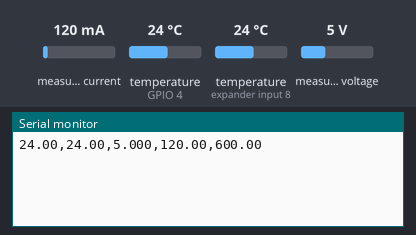
The sketch below on a simulated ESP32. Parts: the last lines printed to the serial monitor. The inputs (shaded band) are chosen by the test bench; at power-on: measured current 120 mA, temperature (sensors on GPIO 4, expander input 8) 24 °C, measured voltage 5 V.

Above: at 1.5 s.
1.6 s: measured current set to 40 mA
3.1 s: temperature (sensor on GPIO 4) set to 12 °C
At 4.4 s:
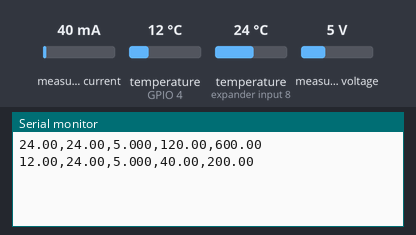
4.6 s: temperature (sensor on expander input 8) set to 12 °C
6.1 s: measured voltage set to 0.3 V
At 7.3 s:
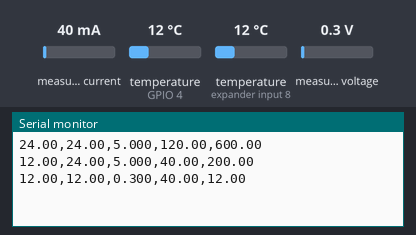
7.6 s: temperature (sensor on GPIO 4) set to 19 °C
9.1 s: temperature (sensor on expander input 8) set to 19 °C
At 10.0 s:
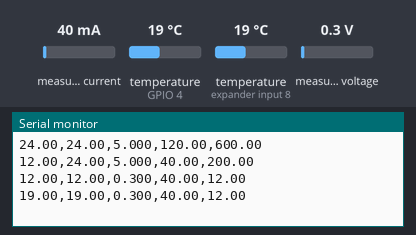
Timing chart, 0 to 11.6 s (numbered marks = the images above; inputs shaded):
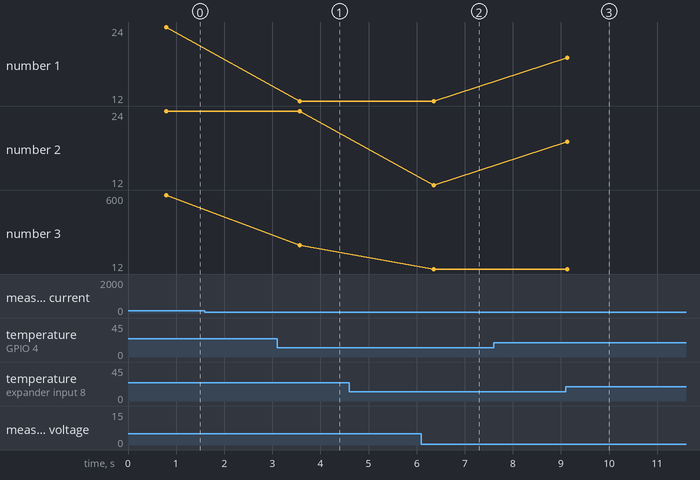

Measured:
- after the input at 3.1 s, the serial monitor: prints a new line after 0.47 s (image 1)
- after the input at 6.1 s, the serial monitor: prints a new line after 0.25 s (image 2)
- after the input at 9.1 s, the serial monitor: prints a new line at once (image 3)
- plotted number 1: 24 → 12 after the input at 3.1 s

The sketch:

esp32_sensor.ino
```cpp
// Waste2Value sensor node prototype
// Libraries: OneWire, DallasTemperature, Adafruit INA219
// Install these from Arduino Library Manager.

#include <Wire.h>
#include <OneWire.h>
#include <DallasTemperature.h>
#include <Adafruit_INA219.h>

#define ONE_WIRE_BUS 4

OneWire oneWire(ONE_WIRE_BUS);
DallasTemperature sensors(&oneWire);
Adafruit_INA219 ina219;

void setup() {
  Serial.begin(115200);
  sensors.begin();
  ina219.begin();
}

void loop() {
  sensors.requestTemperatures();
  float hotTemp = sensors.getTempCByIndex(0);
  float coldTemp = sensors.getTempCByIndex(1);
  float voltage = ina219.getBusVoltage_V();
  float current = ina219.getCurrent_mA();
  float power = voltage * current;

  // CSV: hot,cold,voltage,current_mA,power_mW
  Serial.printf("%.2f,%.2f,%.3f,%.2f,%.2f\n", hotTemp, coldTemp, voltage, current, power);
  delay(2000);
}
```
